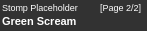
  <widget class="QWidget" name="stompEditWidget" native="true">
   <property name="geometry">
    <rect>
     <x>4</x>
     <y>53</y>
     <width>147</width>
     <height>31</height>
    </rect>
   </property>
   <property name="font">
    <font>
     <kerning>false</kerning>
    </font>
   </property>
   <property name="styleSheet">
    <string notr="true">background-color: rgb(50, 50, 50);
border-color: rgb(0, 0, 0);</string>
   </property>
   <widget class="QLineEdit" name="stompInstance">
    <property name="geometry">
     <rect>
      <x>0</x>
      <y>0</y>
      <width>95</width>
      <height>14</height>
     </rect>
    </property>
    <property name="font">
     <font>
      <family>Ubuntu</family>
      <pointsize>7</pointsize>
      <weight>50</weight>
      <bold>false</bold>
      <kerning>false</kerning>
     </font>
    </property>
    <property name="focusPolicy">
     <enum>Qt::NoFocus</enum>
    </property>
    <property name="styleSheet">
     <string notr="true">background-color: transparent;
color: rgb(255, 255, 255);</string>
    </property>
    <property name="text">
     <string>Stomp Placeholder</string>
    </property>
    <property name="frame">
     <bool>false</bool>
    </property>
    <property name="alignment">
     <set>Qt::AlignLeading|Qt::AlignLeft|Qt::AlignVCenter</set>
    </property>
    <property name="readOnly">
     <bool>true</bool>
    </property>
    <property name="placeholderText">
     <string>---</string>
    </property>
   </widget>
   <widget class="QLineEdit" name="stompTypeName">
    <property name="geometry">
     <rect>
      <x>0</x>
      <y>13</y>
      <width>147</width>
      <height>17</height>
     </rect>
    </property>
    <property name="font">
     <font>
      <family>Ubuntu</family>
      <pointsize>8</pointsize>
      <weight>75</weight>
      <bold>true</bold>
      <kerning>false</kerning>
     </font>
    </property>
    <property name="focusPolicy">
     <enum>Qt::NoFocus</enum>
    </property>
    <property name="styleSheet">
     <string notr="true">background-color: transparent;
color: rgb(255, 255, 255);
border-color: rgb(0, 0, 0);</string>
    </property>
    <property name="text">
     <string>Green Scream</string>
    </property>
    <property name="frame">
     <bool>false</bool>
    </property>
    <property name="alignment">
     <set>Qt::AlignLeading|Qt::AlignLeft|Qt::AlignVCenter</set>
    </property>
    <property name="readOnly">
     <bool>true</bool>
    </property>
    <property name="placeholderText">
     <string/>
    </property>
   </widget>
   <widget class="QLineEdit" name="pageInfo">
    <property name="geometry">
     <rect>
      <x>98</x>
      <y>0</y>
      <width>50</width>
      <height>14</height>
     </rect>
    </property>
    <property name="font">
     <font>
      <family>Ubuntu</family>
      <pointsize>7</pointsize>
      <weight>50</weight>
      <bold>false</bold>
      <kerning>false</kerning>
     </font>
    </property>
    <property name="focusPolicy">
     <enum>Qt::NoFocus</enum>
    </property>
    <property name="styleSheet">
     <string notr="true">background-color: transparent;
color: rgb(255, 255, 255);</string>
    </property>
    <property name="text">
     <string>[Page 2/2]</string>
    </property>
    <property name="frame">
     <bool>false</bool>
    </property>
    <property name="alignment">
     <set>Qt::AlignLeading|Qt::AlignLeft|Qt::AlignVCenter</set>
    </property>
    <property name="readOnly">
     <bool>true</bool>
    </property>
    <property name="placeholderText">
     <string>---</string>
    </property>
   </widget>
  </widget>
